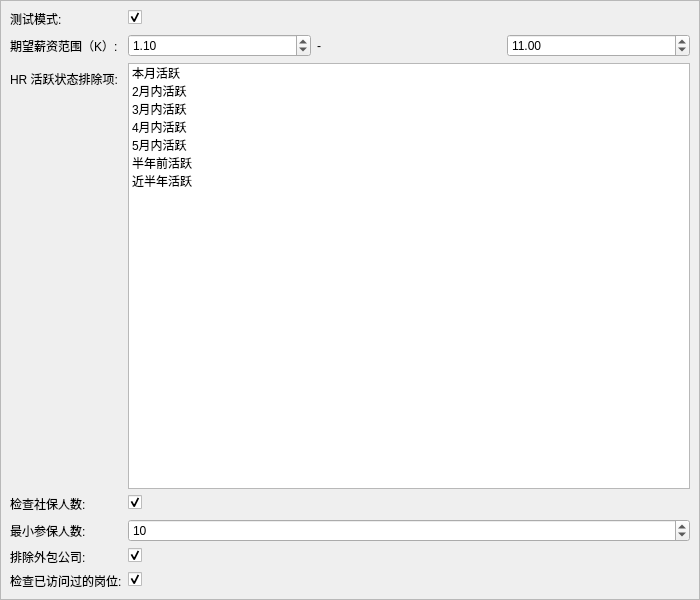
<?xml version="1.0" encoding="UTF-8"?>
<ui version="4.0">
 <class>JobCheckSettingsPageWidget</class>
 <widget class="QWidget" name="JobCheckSettingsPageWidget">
  <property name="geometry">
   <rect>
    <x>0</x>
    <y>0</y>
    <width>700</width>
    <height>600</height>
   </rect>
  </property>
  <property name="windowTitle">
   <string>岗位筛选配置</string>
  </property>
  <layout class="QVBoxLayout" name="pageVerticalLayout">
   <property name="leftMargin">
    <number>0</number>
   </property>
   <property name="topMargin">
    <number>0</number>
   </property>
   <property name="rightMargin">
    <number>0</number>
   </property>
   <property name="bottomMargin">
    <number>0</number>
   </property>
   <item>
    <widget class="QScrollArea" name="scrollArea">
     <property name="widgetResizable">
      <bool>true</bool>
     </property>
     <widget class="QWidget" name="scrollAreaWidgetContents_job_check">
      <property name="geometry">
       <rect>
        <x>0</x>
        <y>0</y>
        <width>698</width>
        <height>598</height>
       </rect>
      </property>
      <layout class="QFormLayout" name="jobCheckFormLayout">
       <item row="0" column="0">
        <widget class="QLabel" name="testModeLabel">
         <property name="text">
          <string>测试模式:</string>
         </property>
        </widget>
       </item>
       <item row="0" column="1">
        <widget class="QCheckBox" name="testModeCheckBox">
         <property name="text">
          <string/>
         </property>
         <property name="checked">
          <bool>true</bool>
         </property>
        </widget>
       </item>
       <item row="1" column="0">
        <widget class="QLabel" name="salaryRangeLabel">
         <property name="text">
          <string>期望薪资范围（K）:</string>
         </property>
        </widget>
       </item>
       <item row="1" column="1">
        <layout class="QHBoxLayout" name="salaryRangeLayout">
         <item>
          <widget class="QDoubleSpinBox" name="minDesiredSalarySpinBox">
           <property name="singleStep">
            <double>0.100000000000000</double>
           </property>
           <property name="value">
            <double>1.100000000000000</double>
           </property>
          </widget>
         </item>
         <item>
          <widget class="QLabel" name="salaryRangeSeparatorLabel">
           <property name="text">
            <string>-</string>
           </property>
          </widget>
         </item>
         <item>
          <widget class="QDoubleSpinBox" name="maxDesiredSalarySpinBox">
           <property name="singleStep">
            <double>0.100000000000000</double>
           </property>
           <property name="value">
            <double>11.000000000000000</double>
           </property>
          </widget>
         </item>
        </layout>
       </item>
       <item row="2" column="0">
        <widget class="QLabel" name="inactiveStatusLabel">
         <property name="text">
          <string>HR 活跃状态排除项:</string>
         </property>
        </widget>
       </item>
       <item row="2" column="1">
        <widget class="QListWidget" name="inactiveStatusListWidget">
         <item>
          <property name="text">
           <string>本月活跃</string>
          </property>
         </item>
         <item>
          <property name="text">
           <string>2月内活跃</string>
          </property>
         </item>
         <item>
          <property name="text">
           <string>3月内活跃</string>
          </property>
         </item>
         <item>
          <property name="text">
           <string>4月内活跃</string>
          </property>
         </item>
         <item>
          <property name="text">
           <string>5月内活跃</string>
          </property>
         </item>
         <item>
          <property name="text">
           <string>半年前活跃</string>
          </property>
         </item>
         <item>
          <property name="text">
           <string>近半年活跃</string>
          </property>
         </item>
        </widget>
       </item>
       <item row="3" column="0">
        <widget class="QLabel" name="checkInsuranceLabel">
         <property name="text">
          <string>检查社保人数:</string>
         </property>
        </widget>
       </item>
       <item row="3" column="1">
        <widget class="QCheckBox" name="checkInsuranceCheckBox">
         <property name="text">
          <string/>
         </property>
         <property name="checked">
          <bool>true</bool>
         </property>
        </widget>
       </item>
       <item row="4" column="0">
        <widget class="QLabel" name="minInsuredLabel">
         <property name="text">
          <string>最小参保人数:</string>
         </property>
        </widget>
       </item>
       <item row="4" column="1">
        <widget class="QSpinBox" name="minInsuredSpinBox">
         <property name="maximum">
          <number>99999</number>
         </property>
         <property name="value">
          <number>10</number>
         </property>
        </widget>
       </item>
       <item row="5" column="0">
        <widget class="QLabel" name="excludeOutsourceLabel">
         <property name="text">
          <string>排除外包公司:</string>
         </property>
        </widget>
       </item>
       <item row="5" column="1">
        <widget class="QCheckBox" name="excludeOutsourceCheckBox">
         <property name="text">
          <string/>
         </property>
         <property name="checked">
          <bool>true</bool>
         </property>
        </widget>
       </item>
       <item row="6" column="0">
        <widget class="QLabel" name="checkVisitedLabel">
         <property name="text">
          <string>检查已访问过的岗位:</string>
         </property>
        </widget>
       </item>
       <item row="6" column="1">
        <widget class="QCheckBox" name="checkVisitedCheckBox">
         <property name="text">
          <string/>
         </property>
         <property name="checked">
          <bool>true</bool>
         </property>
        </widget>
       </item>
      </layout>
     </widget>
    </widget>
   </item>
  </layout>
 </widget>
 <resources/>
 <connections/>
</ui>
